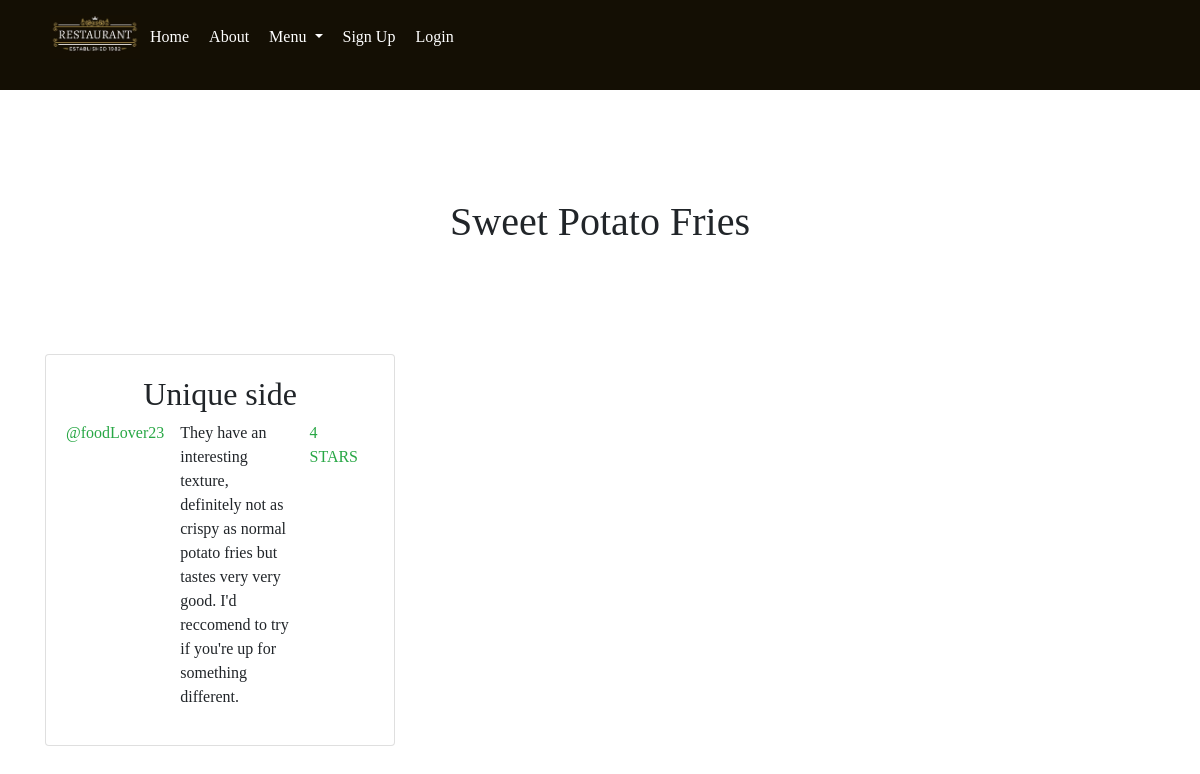
Screenshot of /restaurant/main-menu/sweet-potato-fries/ with the database file from the repository.
### restaurant/models.py (models this page shows, shortened)
class MenuItem(models.Model):
    MENUITEM_ID_MAX_LENGTH=128
    DESCRIPTION_MAX_LENGTH=200
    menuItemID = models.CharField(max_length=MENUITEM_ID_MAX_LENGTH, unique=True) # primary key
    menu = models.ForeignKey(Menu, on_delete=models.CASCADE) # foreign key: one to many - many menu items for one menu
    description = models.CharField(max_length=DESCRIPTION_MAX_LENGTH, default="None")
    price = models.FloatField(default =0.0)
    photo = models.ImageField(upload_to='menu_item_images', blank=True)
    slug = models.SlugField(unique=True)
    class Meta:
        verbose_name_plural = 'MenuItems'

class Review(models.Model):
    REVIEW_ID_MAX_LENGTH=128
    COMMENT_MAX_LENGTH=1000
    reviewID =  models.CharField(max_length=REVIEW_ID_MAX_LENGTH, unique=True) # primary key
    user = models.ForeignKey(User, on_delete=models.CASCADE) # foreign key: one to many - many reviews for one user
    menuItem = models.ForeignKey(MenuItem, on_delete=models.CASCADE) # foreign key: one to many - many reviews for one menu item
    comment = models.CharField(max_length=COMMENT_MAX_LENGTH)
    ratings = models.IntegerField(default =0)
    photo = models.ImageField(upload_to='review_images', blank=True)

### restaurant/views.py (the view)
# urls.py: path('<slug:menu_name_slug>/<slug:menuItem_name_slug>/', views.show_menu_item, name='show_menu_item'),
def show_menu_item(request, menu_name_slug, menuItem_name_slug):
    context_dict = {}
    try:
        menu = Menu.objects.get(slug=menu_name_slug)
        menuItem = MenuItem.objects.get(slug=menuItem_name_slug)
        reviews = Review.objects.filter(menuItem=menuItem)
        context_dict['reviews'] = reviews
        context_dict['menuItem'] = menuItem
        context_dict['menu'] = menu
    except Menu.DoesNotExist:
        context_dict['menu'] = None
        context_dict['menuItem'] = None
        context_dict['reviews'] = None
    return render(request, 'restaurant/menu_item.html', context=context_dict)

### restaurant/templatetags/rango_template_tags.py (called while the page is built)
@register.inclusion_tag('restaurant/menus.html')
def get_menu_list():
    return {'menus': Menu.objects.all() }

### templates/restaurant/menu_item.html (shortened to what this page needs)
{% extends 'restaurant/base.html' %}
{% block body_block %}
    {% if menuItem %}
    <div class = "container mt-2">
        <h1 class = "text-center font-weight-normal">{{ menuItem.menuItemID }}</h1>
    </div>
    {% if reviews %}
    <div class = "container mt-2 d-flex mb-5">
        <div class = "row">
            {% for review in reviews %}
            <div class="col-lg-4 d-flex align-items-stretch mb-5">
                <div class = "card">
                    <div class="card-body">
                        <h2 class = "text-center font-weight-normal">{{review.reviewID}}</h2>
                        <div class = "d-flex justify-content-between">
                            <p class="card-text mr-3 text-success ">@{{review.user}}</p>
                            <p class="card-text mr-3" >{{review.comment}}</p>
                            <p class="card-text mr-3 text-success">{{review.ratings}} STARS</p>
                        </div>
                    </div>
                </div>
            </div>
            {% endfor %}
        </div>
    </div>
    {% endif %}
    {% else %}
    <strong>The specified menu item does not exist.</strong>
    {% endif %}
{% endblock %}

### static/css/style.css (style rules this page uses)
:root { --brown:#2e2b24; --gold: #EDC270; }
* { margin: 0; padding: 0; box-sizing: border-box; font-family: 'PT Serif', serif; text-decoration: none; }
p { text-transform: none; }
.container { width: 80%; display: block; margin: auto; padding-top: 100px; }

### rows the page displays
MenuItem: menuItemID "Sweet Potato Fries"
Review: reviewID "Unique side", user "foodLover23", comment "They have an interesting texture, definitely not as crispy as normal potato fries but tastes very very good. I'd reccomend to try if you're up for something different.", ratings "4"
